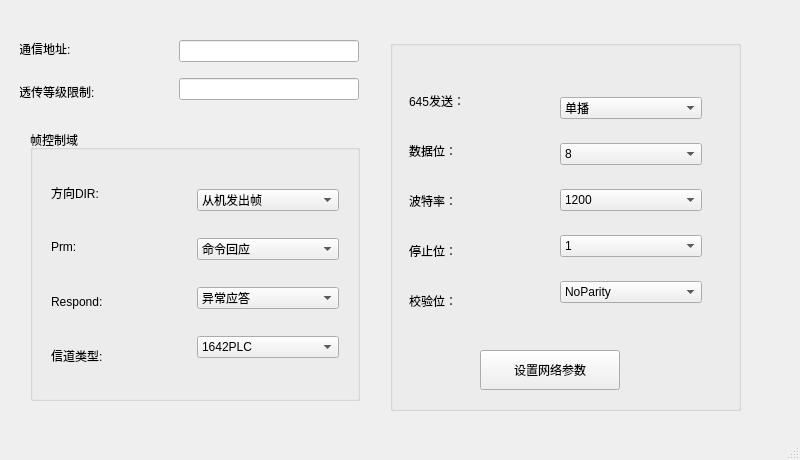
<?xml version="1.0" encoding="UTF-8"?>
<ui version="4.0">
 <class>ES1667</class>
 <widget class="QMainWindow" name="ES1667">
  <property name="geometry">
   <rect>
    <x>0</x>
    <y>0</y>
    <width>800</width>
    <height>460</height>
   </rect>
  </property>
  <property name="windowTitle">
   <string>MainWindow</string>
  </property>
  <widget class="QWidget" name="centralwidget">
   <widget class="QGroupBox" name="groupBox_3">
    <property name="geometry">
     <rect>
      <x>390</x>
      <y>40</y>
      <width>351</width>
      <height>371</height>
     </rect>
    </property>
    <property name="minimumSize">
     <size>
      <width>301</width>
      <height>351</height>
     </size>
    </property>
    <property name="title">
     <string/>
    </property>
    <widget class="QWidget" name="layoutWidget_2">
     <property name="geometry">
      <rect>
       <x>10</x>
       <y>30</y>
       <width>311</width>
       <height>262</height>
      </rect>
     </property>
     <layout class="QHBoxLayout" name="horizontalLayout_2">
      <item>
       <widget class="QWidget" name="widget_6" native="true">
        <layout class="QVBoxLayout" name="verticalLayout_5">
         <item>
          <widget class="QLabel" name="label">
           <property name="text">
            <string>645发送：</string>
           </property>
          </widget>
         </item>
         <item>
          <widget class="QLabel" name="label_8">
           <property name="text">
            <string>数据位：</string>
           </property>
          </widget>
         </item>
         <item>
          <widget class="QLabel" name="label_9">
           <property name="text">
            <string>波特率：</string>
           </property>
          </widget>
         </item>
         <item>
          <widget class="QLabel" name="label_10">
           <property name="text">
            <string>停止位：</string>
           </property>
          </widget>
         </item>
         <item>
          <widget class="QLabel" name="label_11">
           <property name="text">
            <string>校验位：</string>
           </property>
          </widget>
         </item>
        </layout>
       </widget>
      </item>
      <item>
       <widget class="QWidget" name="widget_8" native="true">
        <property name="minimumSize">
         <size>
          <width>160</width>
          <height>260</height>
         </size>
        </property>
        <layout class="QVBoxLayout" name="verticalLayout_6">
         <item>
          <widget class="QComboBox" name="portName">
           <item>
            <property name="text">
             <string>单播</string>
            </property>
           </item>
           <item>
            <property name="text">
             <string>透传</string>
            </property>
           </item>
          </widget>
         </item>
         <item>
          <widget class="QComboBox" name="dataBits_2">
           <item>
            <property name="text">
             <string>8</string>
            </property>
           </item>
           <item>
            <property name="text">
             <string>7</string>
            </property>
           </item>
           <item>
            <property name="text">
             <string>6</string>
            </property>
           </item>
           <item>
            <property name="text">
             <string>5</string>
            </property>
           </item>
          </widget>
         </item>
         <item>
          <widget class="QComboBox" name="baudRate_2">
           <item>
            <property name="text">
             <string>1200</string>
            </property>
           </item>
           <item>
            <property name="text">
             <string>2400</string>
            </property>
           </item>
           <item>
            <property name="text">
             <string>4800</string>
            </property>
           </item>
           <item>
            <property name="text">
             <string>9600</string>
            </property>
           </item>
           <item>
            <property name="text">
             <string>4800</string>
            </property>
           </item>
           <item>
            <property name="text">
             <string>19200</string>
            </property>
           </item>
           <item>
            <property name="text">
             <string>38400</string>
            </property>
           </item>
           <item>
            <property name="text">
             <string>57600</string>
            </property>
           </item>
           <item>
            <property name="text">
             <string>115200</string>
            </property>
           </item>
          </widget>
         </item>
         <item>
          <widget class="QComboBox" name="stopBits_2">
           <item>
            <property name="text">
             <string>1</string>
            </property>
           </item>
           <item>
            <property name="text">
             <string>2</string>
            </property>
           </item>
          </widget>
         </item>
         <item>
          <widget class="QComboBox" name="parity_2">
           <item>
            <property name="text">
             <string>NoParity</string>
            </property>
           </item>
           <item>
            <property name="text">
             <string>EvenParity</string>
            </property>
           </item>
           <item>
            <property name="text">
             <string>OddParity</string>
            </property>
           </item>
          </widget>
         </item>
        </layout>
       </widget>
      </item>
     </layout>
    </widget>
    <widget class="QPushButton" name="pushButton">
     <property name="geometry">
      <rect>
       <x>90</x>
       <y>310</y>
       <width>140</width>
       <height>40</height>
      </rect>
     </property>
     <property name="minimumSize">
      <size>
       <width>140</width>
       <height>40</height>
      </size>
     </property>
     <property name="text">
      <string>设置网络参数</string>
     </property>
    </widget>
   </widget>
   <widget class="QWidget" name="widget" native="true">
    <property name="geometry">
     <rect>
      <x>10</x>
      <y>10</y>
      <width>361</width>
      <height>451</height>
     </rect>
    </property>
    <property name="minimumSize">
     <size>
      <width>301</width>
      <height>391</height>
     </size>
    </property>
    <widget class="QWidget" name="widget_7" native="true">
     <property name="geometry">
      <rect>
       <x>10</x>
       <y>20</y>
       <width>341</width>
       <height>91</height>
      </rect>
     </property>
     <property name="minimumSize">
      <size>
       <width>300</width>
       <height>80</height>
      </size>
     </property>
     <widget class="QWidget" name="widget_4" native="true">
      <property name="geometry">
       <rect>
        <x>-1</x>
        <y>0</y>
        <width>171</width>
        <height>80</height>
       </rect>
      </property>
      <property name="minimumSize">
       <size>
        <width>155</width>
        <height>80</height>
       </size>
      </property>
      <layout class="QVBoxLayout" name="verticalLayout_3">
       <item>
        <widget class="QLabel" name="label_6">
         <property name="text">
          <string>通信地址:</string>
         </property>
        </widget>
       </item>
       <item>
        <widget class="QLabel" name="label_7">
         <property name="text">
          <string>透传等级限制:</string>
         </property>
        </widget>
       </item>
      </layout>
     </widget>
     <widget class="QWidget" name="widget_5" native="true">
      <property name="geometry">
       <rect>
        <x>159</x>
        <y>0</y>
        <width>180</width>
        <height>81</height>
       </rect>
      </property>
      <property name="minimumSize">
       <size>
        <width>180</width>
        <height>80</height>
       </size>
      </property>
      <layout class="QVBoxLayout" name="verticalLayout_4">
       <item>
        <widget class="QLineEdit" name="lineEdit">
         <property name="echoMode">
          <enum>QLineEdit::Normal</enum>
         </property>
        </widget>
       </item>
       <item>
        <widget class="QLineEdit" name="lineEdit_2">
         <property name="echoMode">
          <enum>QLineEdit::Normal</enum>
         </property>
        </widget>
       </item>
      </layout>
     </widget>
    </widget>
    <widget class="QGroupBox" name="groupBox_2">
     <property name="geometry">
      <rect>
       <x>20</x>
       <y>120</y>
       <width>330</width>
       <height>271</height>
      </rect>
     </property>
     <property name="minimumSize">
      <size>
       <width>0</width>
       <height>0</height>
      </size>
     </property>
     <property name="title">
      <string>帧控制域</string>
     </property>
     <layout class="QVBoxLayout" name="verticalLayout_7">
      <item>
       <layout class="QHBoxLayout" name="horizontalLayout">
        <item>
         <widget class="QWidget" name="widget_2" native="true">
          <property name="minimumSize">
           <size>
            <width>0</width>
            <height>200</height>
           </size>
          </property>
          <layout class="QVBoxLayout" name="verticalLayout">
           <item>
            <widget class="QLabel" name="label_5">
             <property name="text">
              <string>方向DIR:</string>
             </property>
            </widget>
           </item>
           <item>
            <widget class="QLabel" name="label_2">
             <property name="text">
              <string>Prm:</string>
             </property>
            </widget>
           </item>
           <item>
            <widget class="QLabel" name="label_4">
             <property name="text">
              <string>Respond:</string>
             </property>
            </widget>
           </item>
           <item>
            <widget class="QLabel" name="label_3">
             <property name="text">
              <string>信道类型:</string>
             </property>
            </widget>
           </item>
          </layout>
         </widget>
        </item>
        <item>
         <widget class="QWidget" name="widget_3" native="true">
          <property name="minimumSize">
           <size>
            <width>160</width>
            <height>230</height>
           </size>
          </property>
          <layout class="QVBoxLayout" name="verticalLayout_2">
           <item>
            <widget class="QComboBox" name="dataBits">
             <item>
              <property name="text">
               <string>从机发出帧</string>
              </property>
             </item>
             <item>
              <property name="text">
               <string>主动发出帧</string>
              </property>
             </item>
            </widget>
           </item>
           <item>
            <widget class="QComboBox" name="baudRate">
             <item>
              <property name="text">
               <string>命令回应</string>
              </property>
             </item>
             <item>
              <property name="text">
               <string>主动发起</string>
              </property>
             </item>
            </widget>
           </item>
           <item>
            <widget class="QComboBox" name="stopBits">
             <item>
              <property name="text">
               <string>异常应答</string>
              </property>
             </item>
             <item>
              <property name="text">
               <string>正常应答</string>
              </property>
             </item>
            </widget>
           </item>
           <item>
            <widget class="QComboBox" name="parity">
             <item>
              <property name="text">
               <string>1642PLC</string>
              </property>
             </item>
             <item>
              <property name="text">
               <string>1663PLC</string>
              </property>
             </item>
             <item>
              <property name="text">
               <string>Bluetooth</string>
              </property>
             </item>
             <item>
              <property name="text">
               <string>WiFi</string>
              </property>
             </item>
            </widget>
           </item>
          </layout>
         </widget>
        </item>
       </layout>
      </item>
     </layout>
    </widget>
   </widget>
  </widget>
  <widget class="QStatusBar" name="statusbar"/>
 </widget>
 <resources/>
 <connections/>
</ui>
